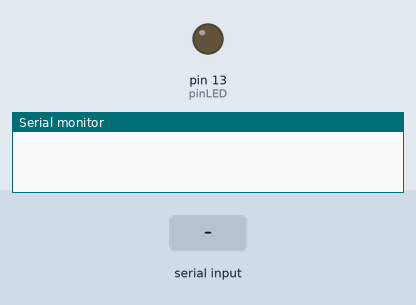
The sketch below on a simulated Arduino Uno, built with avr-gcc and run on an emulated ATmega328P. Parts: output pins drawn as LEDs (lit = HIGH), the last lines printed to the serial monitor. The test bench sets the inputs (shaded band).

Above: at 1.2 s.
1.3 s: "s" received over Serial
At 1.6 s:
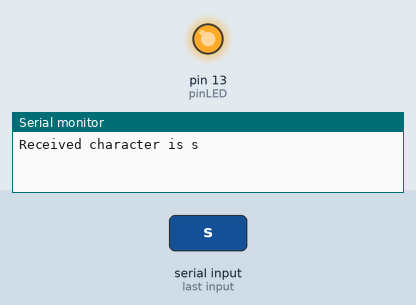
2.8 s: "o" received over Serial
At 3.9 s:
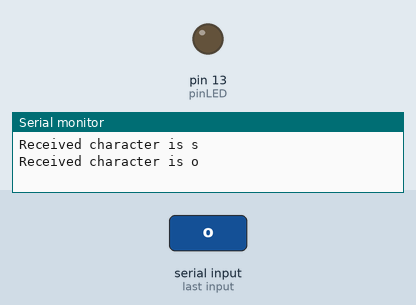
Timing chart, 0 to 5.8 s (numbered marks = the images above; inputs shaded):
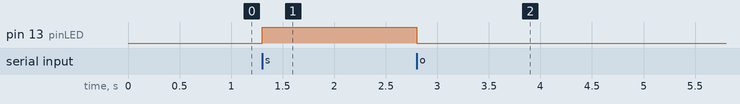

Measured:
- after the input at 1.3 s, pin 13 (pinLED): LOW → HIGH at once
- after the input at 2.8 s, pin 13 (pinLED): HIGH → LOW at once

The sketch:

switchOnOff.c.ino
```cpp
#include <Arduino.h>
char myChar; // for incoming serial data
int pinLED = 13;

void setup() {
Serial.begin(9600); // open serial port, and set the data rate to 9600 bps
pinMode(pinLED,OUTPUT); // tell pinLED is output
digitalWrite(pinLED, LOW); // switch pinLED off
}

void loop() {
  //
  if (Serial.available() > 0) {
    // read the incoming data
  myChar  = Serial.read();
  // print what you read
  Serial.print("Received character is ");
  Serial.println(myChar);
  }
  if (myChar == 's') {
    digitalWrite(pinLED, HIGH);
  } else if(myChar == 'o') {
    digitalWrite(pinLED, LOW);
  }
}
```
